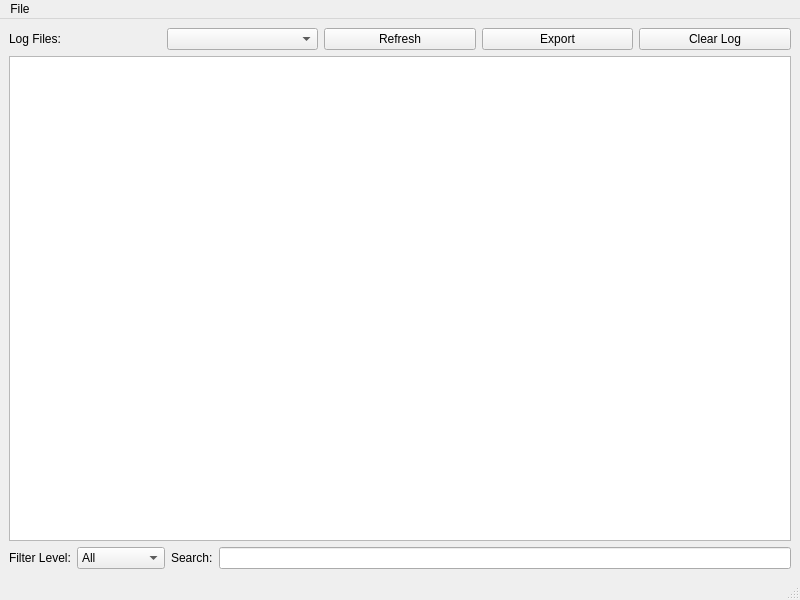
<?xml version="1.0" encoding="UTF-8"?>
<ui version="4.0">
 <class>LogManagerWindow</class>
 <widget class="QMainWindow" name="LogManagerWindow">
  <property name="geometry">
   <rect>
    <x>0</x>
    <y>0</y>
    <width>800</width>
    <height>600</height>
   </rect>
  </property>
  <property name="windowTitle">
   <string>Log Manager</string>
  </property>
  <widget class="QWidget" name="centralwidget">
   <layout class="QVBoxLayout" name="verticalLayout">
    <item>
     <layout class="QHBoxLayout" name="horizontalLayout">
      <item>
       <widget class="QLabel" name="label">
        <property name="text">
         <string>Log Files:</string>
        </property>
       </widget>
      </item>
      <item>
       <widget class="QComboBox" name="logFileComboBox"/>
      </item>
      <item>
       <widget class="QPushButton" name="refreshButton">
        <property name="text">
         <string>Refresh</string>
        </property>
       </widget>
      </item>
      <item>
       <widget class="QPushButton" name="exportButton">
        <property name="text">
         <string>Export</string>
        </property>
       </widget>
      </item>
      <item>
       <widget class="QPushButton" name="clearButton">
        <property name="text">
         <string>Clear Log</string>
        </property>
       </widget>
      </item>
     </layout>
    </item>
    <item>
     <widget class="QTextEdit" name="logTextEdit">
      <property name="readOnly">
       <bool>true</bool>
      </property>
     </widget>
    </item>
    <item>
     <layout class="QHBoxLayout" name="horizontalLayout_2">
      <item>
       <widget class="QLabel" name="label_2">
        <property name="text">
         <string>Filter Level:</string>
        </property>
       </widget>
      </item>
      <item>
       <widget class="QComboBox" name="filterLevelComboBox">
        <item>
         <property name="text">
          <string>All</string>
         </property>
        </item>
        <item>
         <property name="text">
          <string>DEBUG</string>
         </property>
        </item>
        <item>
         <property name="text">
          <string>INFO</string>
         </property>
        </item>
        <item>
         <property name="text">
          <string>WARNING</string>
         </property>
        </item>
        <item>
         <property name="text">
          <string>ERROR</string>
         </property>
        </item>
        <item>
         <property name="text">
          <string>CRITICAL</string>
         </property>
        </item>
       </widget>
      </item>
      <item>
       <widget class="QLabel" name="label_3">
        <property name="text">
         <string>Search:</string>
        </property>
       </widget>
      </item>
      <item>
       <widget class="QLineEdit" name="searchEdit"/>
      </item>
     </layout>
    </item>
   </layout>
  </widget>
  <widget class="QMenuBar" name="menubar">
   <property name="geometry">
    <rect>
     <x>0</x>
     <y>0</y>
     <width>800</width>
     <height>21</height>
    </rect>
   </property>
   <widget class="QMenu" name="menuFile">
    <property name="title">
     <string>File</string>
    </property>
    <addaction name="actionExit"/>
   </widget>
   <addaction name="menuFile"/>
  </widget>
  <widget class="QStatusBar" name="statusbar"/>
  <action name="actionExit">
   <property name="text">
    <string>Exit</string>
   </property>
   <property name="shortcut">
    <string>Ctrl+Q</string>
   </property>
  </action>
 </widget>
 <resources/>
 <connections>
  <connection>
   <sender>actionExit</sender>
   <signal>triggered()</signal>
   <receiver>LogManagerWindow</receiver>
   <slot>close()</slot>
   <hints>
    <hint type="sourcelabel">
     <x>-1</x>
     <y>-1</y>
    </hint>
    <hint type="destinationlabel">
     <x>399</x>
     <y>299</y>
    </hint>
   </hints>
  </connection>
 </connections>
</ui>
